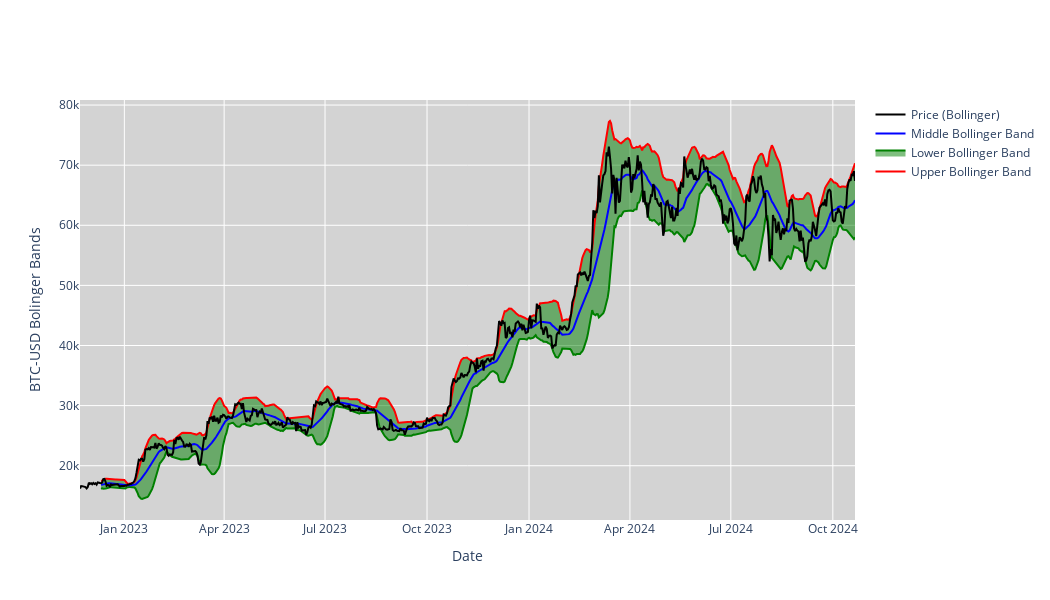

Notebook source saved alongside this figure:
### Code cell
#BB
fig = go.Figure()
fig.add_trace(go.Scatter(x=stock_data.index, y=stock_data['UB'], mode='lines', name='Upper Bollinger Band', visible=True, line=dict(color='red')))
fig.add_trace(go.Scatter(x=stock_data.index, y=stock_data['LB'], fill='tonexty', mode='lines', name='Lower Bollinger Band', visible=True, line=dict(color='green')))
fig.add_trace(go.Scatter(x=stock_data.index, y=stock_data['M20'], mode='lines', name='Middle Bollinger Band', visible=True, line=dict(color='blue')))
fig.add_trace(go.Scatter(x=stock_data.index, y=stock_data['Close'], mode='lines', name='Price (Bollinger)', visible=True, line=dict(color='black')))
fig.update_layout(
    xaxis_rangeslider_visible=False,
    yaxis_title=f'{ticker} Bolinger Bands',
    xaxis_title='Date',
    plot_bgcolor='lightgrey',
    width=1050,
    height=600
)
fig.show()
fig.write_image('./images/Bollinger_Bands.png')

### Figure 1 — Plotly figure (JSON) as saved in the notebook; plotly's stock layout.template omitted (floating-point values rounded to 4 significant figures; data arrays with more than 128 entries replaced by an {"elided": "..."} marker saying what was removed)
{"data": [{"line": {"color": "red"}, "mode": "lines", "name": "Upper Bollinger Band", "type": "scatter", "visible": true, "x": {"elided": "700 str values"}, "y": {"elided": "700 float values"}}, {"fill": "tonexty", "line": {"color": "green"}, "mode": "lines", "name": "Lower Bollinger Band", "type": "scatter", "visible": true, "x": {"elided": "700 str values"}, "y": {"elided": "700 float values"}}, {"line": {"color": "blue"}, "mode": "lines", "name": "Middle Bollinger Band", "type": "scatter", "visible": true, "x": {"elided": "700 str values"}, "y": {"elided": "700 float values"}}, {"line": {"color": "black"}, "mode": "lines", "name": "Price (Bollinger)", "type": "scatter", "visible": true, "x": {"elided": "700 str values"}, "y": {"elided": "700 float values"}}], "layout": {"height": 600, "plot_bgcolor": "lightgrey", "width": 1050, "xaxis": {"rangeslider": {"visible": false}, "title": {"text": "Date"}}, "yaxis": {"title": {"text": "BTC-USD Bolinger Bands"}}}}
